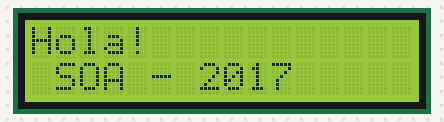
This sketch was run on a simulated Arduino Uno, built with avr-gcc and run on an emulated ATmega328P. On the bench: 16×2 character LCD.

Above: at 0.1 s.
At 1.7 s:
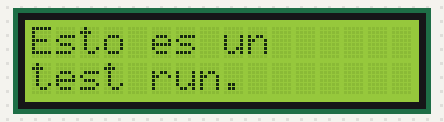

Measured:
- what the display in image 1 shows lasts 1.5 s, from 1.6 s to 3.1 s

The sketch:

lcd-test.ino
```cpp
#include <Wire.h>
#include <LiquidCrystal_I2C.h>

#define I2C_ADDR    0x3F  // Define I2C Address for the PCF8574T
#define BACKLIGHT_pin  3
#define En_pin  2
#define Rw_pin  1
#define Rs_pin  0
#define D4_pin  4
#define D5_pin  5
#define D6_pin  6
#define D7_pin  7

LiquidCrystal_I2C  lcd(I2C_ADDR, En_pin, Rw_pin, Rs_pin, D4_pin, D5_pin, D6_pin, D7_pin, BACKLIGHT_pin, POSITIVE);

void setup()
{
  lcd.begin(16,2);               // initialize the lcd
  lcd.backlight();
}

void loop()
{
  lcd.home ();                   // go home
  lcd.clear();
  lcd.print("Hola! ");
  lcd.setCursor ( 0, 1 );        // go to the next line
  lcd.print (" SOA - 2017 ");
  delay ( 1500 );
  lcd.home ();
  lcd.clear();
  lcd.print("Esto es un ");
  lcd.setCursor ( 0, 1 );        // go to the next line
  lcd.print ("test run.");
  delay ( 1500 );

}
```
